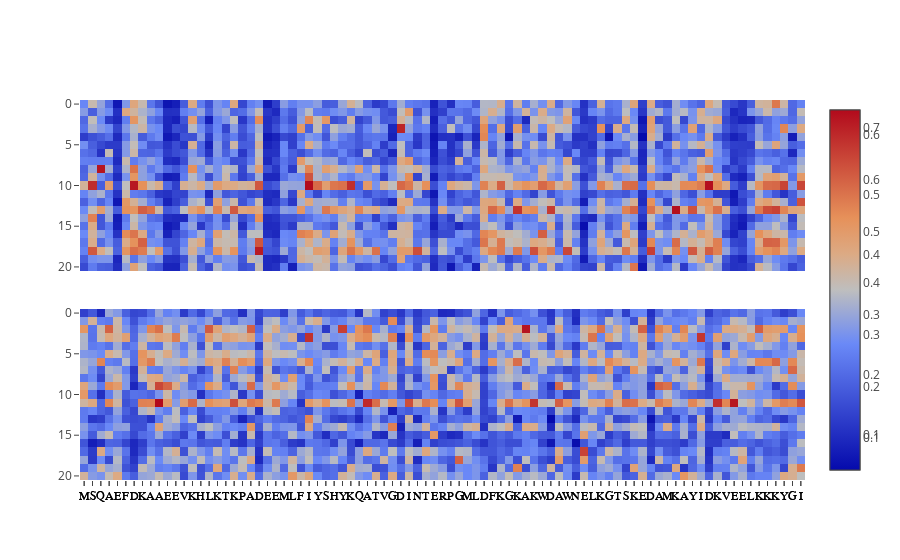

The code cell stored with this chart in its notebook:
### Code cell
plotSteps(p)

### Figure 1 — Plotly figure (JSON) as saved in the notebook; plotly's stock layout.template omitted (floating-point values rounded to 4 significant figures; data arrays with more than 128 entries replaced by an {"elided": "..."} marker saying what was removed)
{"data": [{"transpose": true, "type": "heatmap", "uid": "57a21bff-f49b-47ce-aa49-f7e3de19ccc6", "xaxis": "x", "yaxis": "y", "z": {"elided": "87x21 float values"}}, {"transpose": true, "type": "heatmap", "uid": "e170d015-774b-4119-8694-bebc60587f0d", "xaxis": "x2", "yaxis": "y2", "z": {"elided": "87x21 float values"}}], "layout": {"xaxis": {"tickangle": 0, "tickfont": {"color": "black", "family": "Courier, mono"}, "tickmode": "array", "ticks": "outside", "ticktext": ["M", "S", "Q", "A", "E", "F", "D", "K", "A", "A", "E", "E", "V", "K", "H", "L", "K", "T", "K", "P", "A", "D", "E", "E", "M", "L", "F", "I", "Y", "S", "H", "Y", "K", "Q", "A", "T", "V", "G", "D", "I", "N", "T", "E", "R", "P", "G", "M", "L", "D", "F", "K", "G", "K", "A", "K", "W", "D", "A", "W", "N", "E", "L", "K", "G", "T", "S", "K", "E", "D", "A", "M", "K", "A", "Y", "I", "D", "K", "V", "E", "E", "L", "K", "K", "K", "Y", "G", "I"], "tickvals": [0, 1, 2, 3, 4, 5, 6, 7, 8, 9, 10, 11, 12, 13, 14, 15, 16, 17, 18, 19, 20, 21, 22, 23, 24, 25, 26, 27, 28, 29, 30, 31, 32, 33, 34, 35, 36, 37, 38, 39, 40, 41, 42, 43, 44, 45, 46, 47, 48, 49, 50, 51, 52, 53, 54, 55, 56, 57, 58, 59, 60, 61, 62, 63, 64, 65, 66, 67, 68, 69, 70, 71, 72, 73, 74, 75, 76, 77, 78, 79, 80, 81, 82, 83, 84, 85, 86]}, "xaxis2": {"tickangle": 0, "tickfont": {"color": "black", "family": "Courier, mono"}, "tickmode": "array", "ticks": "outside", "ticktext": ["M", "S", "Q", "A", "E", "F", "D", "K", "A", "A", "E", "E", "V", "K", "H", "L", "K", "T", "K", "P", "A", "D", "E", "E", "M", "L", "F", "I", "Y", "S", "H", "Y", "K", "Q", "A", "T", "V", "G", "D", "I", "N", "T", "E", "R", "P", "G", "M", "L", "D", "F", "K", "G", "K", "A", "K", "W", "D", "A", "W", "N", "E", "L", "K", "G", "T", "S", "K", "E", "D", "A", "M", "K", "A", "Y", "I", "D", "K", "V", "E", "E", "L", "K", "K", "K", "Y", "G", "I"], "tickvals": [0, 1, 2, 3, 4, 5, 6, 7, 8, 9, 10, 11, 12, 13, 14, 15, 16, 17, 18, 19, 20, 21, 22, 23, 24, 25, 26, 27, 28, 29, 30, 31, 32, 33, 34, 35, 36, 37, 38, 39, 40, 41, 42, 43, 44, 45, 46, 47, 48, 49, 50, 51, 52, 53, 54, 55, 56, 57, 58, 59, 60, 61, 62, 63, 64, 65, 66, 67, 68, 69, 70, 71, 72, 73, 74, 75, 76, 77, 78, 79, 80, 81, 82, 83, 84, 85, 86]}, "yaxis": {"autorange": "reversed", "domain": [0, 0.45]}, "yaxis2": {"autorange": "reversed", "domain": [0.55, 1]}}}
